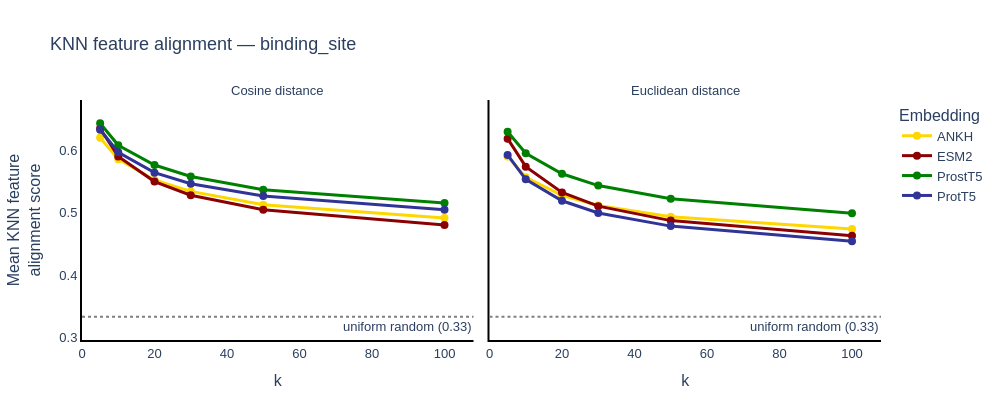

Source (notebook cell):
### Markdown cell above
---
## Step 4 — Main analysis: KNN alignment across k and distance metrics

For each sequence, what fraction of its k nearest neighbours share the same enzyme class?
Plotted across the full k range (from Step 3) and all three distance metrics.

**Ranking stability:** consistent rankings across k and metrics → high confidence.
Crossings or inversions → parameter-sensitive; report results across the full range.

### Code cell
%reload_ext autoreload
%autoreload 2
from emmaemb.vizualisation import (
    plot_knn_alignment_across_k,
    plot_knn_alignment_vs_class_balance,
    plot_knn_alignment_vs_feature_noise,
)
fig, df_mean = plot_knn_alignment_across_k(
    emma=ema,
    feature=feature,
    k_values=k_values,
    metrics=distance_metrics,
    color_discrete_map=colors,
    show_random_baselines=True,
    elbow_detection=True,
    return_data=True,
)
fig.show()

### Figure 1 — Plotly figure (JSON) as saved in the notebook; plotly's stock layout.template omitted (floating-point values rounded to 4 significant figures)
{"data": [{"hovertemplate": "Embedding=ANKH<br>=Cosine distance<br>k=%{x}<br>Mean KNN feature<br>alignment score=%{y}<extra></extra>", "legendgroup": "ANKH", "line": {"color": "#FFD700", "dash": "solid", "width": 3}, "marker": {"size": 8, "symbol": "circle"}, "mode": "lines+markers", "name": "ANKH", "orientation": "v", "showlegend": true, "type": "scatter", "x": [5, 10, 20, 30, 50, 100], "xaxis": "x", "y": [0.6202, 0.5858, 0.5525, 0.5342, 0.5127, 0.4916], "yaxis": "y"}, {"hovertemplate": "Embedding=ESM2<br>=Cosine distance<br>k=%{x}<br>Mean KNN feature<br>alignment score=%{y}<extra></extra>", "legendgroup": "ESM2", "line": {"color": "#8B0000", "dash": "solid", "width": 3}, "marker": {"size": 8, "symbol": "circle"}, "mode": "lines+markers", "name": "ESM2", "orientation": "v", "showlegend": true, "type": "scatter", "x": [5, 10, 20, 30, 50, 100], "xaxis": "x", "y": [0.635, 0.5901, 0.5499, 0.528, 0.5049, 0.4804], "yaxis": "y"}, {"hovertemplate": "Embedding=ProstT5<br>=Cosine distance<br>k=%{x}<br>Mean KNN feature<br>alignment score=%{y}<extra></extra>", "legendgroup": "ProstT5", "line": {"color": "#008000", "dash": "solid", "width": 3}, "marker": {"size": 8, "symbol": "circle"}, "mode": "lines+markers", "name": "ProstT5", "orientation": "v", "showlegend": true, "type": "scatter", "x": [5, 10, 20, 30, 50, 100], "xaxis": "x", "y": [0.6434, 0.608, 0.5764, 0.558, 0.537, 0.5154], "yaxis": "y"}, {"hovertemplate": "Embedding=ProtT5<br>=Cosine distance<br>k=%{x}<br>Mean KNN feature<br>alignment score=%{y}<extra></extra>", "legendgroup": "ProtT5", "line": {"color": "#303496", "dash": "solid", "width": 3}, "marker": {"size": 8, "symbol": "circle"}, "mode": "lines+markers", "name": "ProtT5", "orientation": "v", "showlegend": true, "type": "scatter", "x": [5, 10, 20, 30, 50, 100], "xaxis": "x", "y": [0.633, 0.5969, 0.5642, 0.5463, 0.5269, 0.5046], "yaxis": "y"}, {"hovertemplate": "Embedding=ANKH<br>=Euclidean distance<br>k=%{x}<br>Mean KNN feature<br>alignment score=%{y}<extra></extra>", "legendgroup": "ANKH", "line": {"color": "#FFD700", "dash": "solid", "width": 3}, "marker": {"size": 8, "symbol": "circle"}, "mode": "lines+markers", "name": "ANKH", "orientation": "v", "showlegend": false, "type": "scatter", "x": [5, 10, 20, 30, 50, 100], "xaxis": "x2", "y": [0.59, 0.5568, 0.5278, 0.5117, 0.4934, 0.4739], "yaxis": "y2"}, {"hovertemplate": "Embedding=ESM2<br>=Euclidean distance<br>k=%{x}<br>Mean KNN feature<br>alignment score=%{y}<extra></extra>", "legendgroup": "ESM2", "line": {"color": "#8B0000", "dash": "solid", "width": 3}, "marker": {"size": 8, "symbol": "circle"}, "mode": "lines+markers", "name": "ESM2", "orientation": "v", "showlegend": false, "type": "scatter", "x": [5, 10, 20, 30, 50, 100], "xaxis": "x2", "y": [0.6186, 0.5738, 0.5324, 0.5105, 0.4874, 0.4632], "yaxis": "y2"}, {"hovertemplate": "Embedding=ProstT5<br>=Euclidean distance<br>k=%{x}<br>Mean KNN feature<br>alignment score=%{y}<extra></extra>", "legendgroup": "ProstT5", "line": {"color": "#008000", "dash": "solid", "width": 3}, "marker": {"size": 8, "symbol": "circle"}, "mode": "lines+markers", "name": "ProstT5", "orientation": "v", "showlegend": false, "type": "scatter", "x": [5, 10, 20, 30, 50, 100], "xaxis": "x2", "y": [0.6298, 0.5953, 0.5624, 0.5435, 0.5225, 0.4991], "yaxis": "y2"}, {"hovertemplate": "Embedding=ProtT5<br>=Euclidean distance<br>k=%{x}<br>Mean KNN feature<br>alignment score=%{y}<extra></extra>", "legendgroup": "ProtT5", "line": {"color": "#303496", "dash": "solid", "width": 3}, "marker": {"size": 8, "symbol": "circle"}, "mode": "lines+markers", "name": "ProtT5", "orientation": "v", "showlegend": false, "type": "scatter", "x": [5, 10, 20, 30, 50, 100], "xaxis": "x2", "y": [0.5927, 0.5535, 0.5191, 0.4995, 0.4786, 0.4543], "yaxis": "y2"}], "layout": {"annotations": [{"showarrow": false, "text": "Cosine distance", "x": 0.245, "xanchor": "center", "xref": "paper", "y": 1, "yanchor": "bottom", "yref": "paper"}, {"showarrow": false, "text": "Euclidean distance", "x": 0.755, "xanchor": "center", "xref": "paper", "y": 1, "yanchor": "bottom", "yref": "paper"}, {"showarrow": false, "text": "uniform random (0.33)", "x": 1, "xanchor": "right", "xref": "x domain", "y": 0.3333, "yanchor": "top", "yref": "y"}, {"showarrow": false, "text": "uniform random (0.33)", "x": 1, "xanchor": "right", "xref": "x2 domain", "y": 0.3333, "yanchor": "top", "yref": "y2"}], "font": {"family": "Arial", "size": 13}, "height": 420, "legend": {"title": {"text": "Embedding"}, "tracegroupgap": 0}, "shapes": [{"line": {"color": "grey", "dash": "dot"}, "type": "line", "x0": 0, "x1": 1, "xref": "x domain", "y0": 0.3333, "y1": 0.3333, "yref": "y"}, {"line": {"color": "grey", "dash": "dot"}, "type": "line", "x0": 0, "x1": 1, "xref": "x2 domain", "y0": 0.3333, "y1": 0.3333, "yref": "y2"}], "title": {"text": "KNN feature alignment — binding_site"}, "width": 1000, "xaxis": {"anchor": "y", "domain": [0, 0.49], "linecolor": "black", "linewidth": 2, "range": [0, 108], "showgrid": false, "showline": true, "tick0": 0, "title": {"text": "k"}}, "xaxis2": {"anchor": "y2", "domain": [0.51, 1], "linecolor": "black", "linewidth": 2, "matches": "x", "range": [0, 108], "showgrid": false, "showline": true, "tick0": 0, "title": {"text": "k"}}, "yaxis": {"anchor": "x", "domain": [0, 1], "linecolor": "black", "linewidth": 2, "range": [0.2961, 0.6806], "showgrid": false, "showline": true, "title": {"text": "Mean KNN feature<br>alignment score"}}, "yaxis2": {"anchor": "x2", "domain": [0, 1], "linecolor": "black", "linewidth": 2, "matches": "y", "range": [0.2961, 0.6806], "showgrid": false, "showline": true, "showticklabels": false}}}
